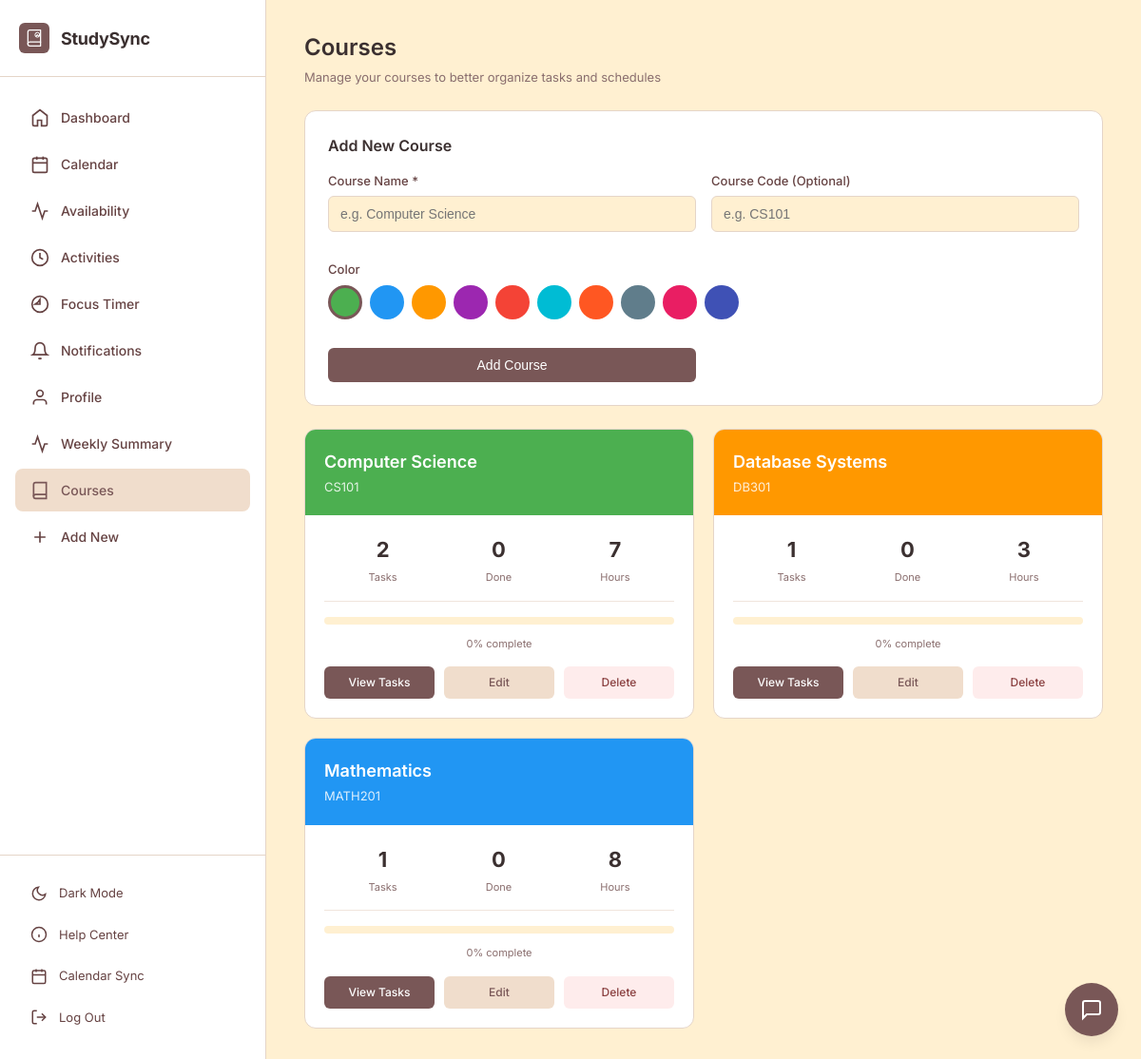
Page /add_course.php (signed in) on the committed database.
### tables this page shows
CREATE TABLE IF NOT EXISTS courses (
    id INT AUTO_INCREMENT PRIMARY KEY,
    user_id INT NOT NULL,
    course_name VARCHAR(255) NOT NULL,
    course_code VARCHAR(50),
    color VARCHAR(7) DEFAULT '#4CAF50',
    FOREIGN KEY (user_id) REFERENCES users(id) ON DELETE CASCADE
);

### add_course.php (the view, shortened to what this page needs)
<?php
require_once 'db_config.php';
$stmt = $pdo->prepare("SELECT * FROM courses WHERE user_id = ? ORDER BY course_name");
$stmt->execute([$_SESSION['user_id']]);
$courses = $stmt->fetchAll();
$course_stats = [];
foreach ($courses as $course) {
    $stmt = $pdo->prepare("SELECT COUNT(*) as total_tasks, SUM(CASE WHEN status = 'completed' THEN 1 ELSE 0 END) as completed_tasks, SUM(estimated_hours) as total_hours FROM tasks WHERE user_id = ? AND course_id = ?");
    $stmt->execute([$_SESSION['user_id'], $course['id']]);
    $course_stats[$course['id']] = $stmt->fetch();
}
?>
<!DOCTYPE html>
<html lang="en">
<head>
    <link rel="stylesheet" href="style.css">
</head>
<body>
    <div class="app-container">
        <?php require_once 'includes/sidebar.php'; ?>
        <main class="main-content">
            <div class="page-header">
                <h1>Courses</h1>
                <p>Manage your courses to better organize tasks and schedules</p>
            </div>
            <div class="add-form">
                <h2>Add New Course</h2>
                <form method="POST" style="display: grid; grid-template-columns: 1fr 1fr; gap: 16px;">
                    <?= csrf_field() ?><div class="form-group">
                        <label>Course Name *</label>
                        <input type="text" name="course_name" placeholder="e.g. Computer Science" required>
                    </div>
                    <div class="form-group">
                        <label>Course Code (Optional)</label>
                        <input type="text" name="course_code" placeholder="e.g. CS101">
                    </div>
                    <div class="form-group" style="grid-column: 1 / -1;">
                        <label>Color</label>
                        <div class="color-grid" id="colorGrid">
                            <?php
                            $color_opts = ['#4CAF50', '#2196F3', '#FF9800', '#9C27B0', '#F44336', '#00BCD4', '#FF5722', '#607D8B', '#E91E63', '#3F51B5'];
                            foreach ($color_opts as $c):
                            ?>
                                <div class="color-opt <?= $c === '#4CAF50' ? 'selected' : '' ?>" data-color="<?= $c ?>" style="background: <?= $c ?>" onclick="selectColor(this)"></div>
                            <?php endforeach; ?>
                        </div>
                    </div>
                    <button type="submit" name="add_course" class="btn-primary" style="padding: 10px; border: none; border-radius: var(--radius-sm); cursor: pointer; font-size: 14px;">Add Course</button>
                </form>
            </div>
            <?php if (count($courses) > 0): ?>
                <div class="courses-grid">
                    <?php foreach ($courses as $course):
                        $stats = $course_stats[$course['id']] ?? ['total_tasks' => 0, 'completed_tasks' => 0, 'total_hours' => 0];
                        $pct = $stats['total_tasks'] > 0 ? round(($stats['completed_tasks'] / $stats['total_tasks']) * 100) : 0;
                    ?>
                        <div class="course-card">
                            <div class="course-header" style="background: <?= htmlspecialchars($course['color']) ?>">
                                <div class="course-name"><?= htmlspecialchars($course['course_name']) ?></div>
                                <?php if ($course['course_code']): ?>
                                    <div class="course-code"><?= htmlspecialchars($course['course_code']) ?></div>
                                <?php endif; ?>
                            </div>
                            <div class="course-body">
                                <div class="course-stats">
                                    <div class="stat"><div class="stat-value"><?= $stats['total_tasks'] ?></div><div class="stat-label">Tasks</div></div>
                                    <div class="stat"><div class="stat-value"><?= $stats['completed_tasks'] ?></div><div class="stat-label">Done</div></div>
                                    <div class="stat"><div class="stat-value"><?= round($stats['total_hours']) ?></div><div class="stat-label">Hours</div></div>
                                </div>
                                <?php if ($stats['total_tasks'] > 0): ?>
                                    <div class="progress-bar"><div class="progress-fill" style="width: <?= $pct ?>%; background: <?= htmlspecialchars($course['color']) ?>"></div></div>
                                    <div class="progress-text"><?= $pct ?>% complete</div>
                                <?php endif; ?>
                                <div class="course-actions">
                                    <a href="dashboard.php?course_id=<?= $course['id'] ?>" class="btn-view">View Tasks</a>
                                    <a href="#" class="btn-edit" onclick="openEditModal(<?= $course['id'] ?>, '<?= htmlspecialchars(addslashes($course['course_name'])) ?>', '<?= htmlspecialchars(addslashes($course['course_code'] ?? '')) ?>', '<?= htmlspecialchars($course['color']) ?>')">Edit</a>
                                    <a href="?delete=<?= $course['id'] ?>" class="btn-del" onclick="return confirm('Delete this course? This cannot be undone.')">Delete</a>
                                </div>
                            </div>
                        </div>
                    <?php endforeach; ?>
                </div>
            <?php endif; ?>
        </main>
    </div>
</body>
</html>

### style.css (style rules this page uses)
:root { --bg-primary: #FFF0D1; --bg-secondary: #FFFFFF; --bg-sidebar: #FFFFFF; --bg-card: #FFFFFF; --text-primary: #3B3030; --text-secondary: #664343; --text-muted: #8A6E6E; --border: #E5D5C8; --border-light: #F0E5DC; --accent: #795757; --accent-hover: #664343; --accent-soft: #F0DDCC; --success: #5A7A5A; --warning: #A08050; --danger: #8A4040; --shadow-sm: 0 1px 3px 0 rgba(0, 0, 0, 0.06); --shadow-md: 0 4px 8px -2px rgba(0, 0, 0, 0.08); --shadow-lg: 0 8px 16px -4px rgba(0, 0, 0, 0.1); --radius-sm: 6px; --radius-md: 8px; --radius-lg: 12px; }
* { margin: 0; padding: 0; box-sizing: border-box; }
body { font-family: 'Inter', -apple-system, BlinkMacSystemFont, 'Segoe UI', sans-serif; background: var(--bg-primary); color: var(--text-primary); line-height: 1.5; -webkit-font-smoothing: antialiased; }
.app-container { display: flex; min-height: 100vh; }
.main-content { flex: 1; margin-left: 280px; padding: 32px 40px; }
.stat-value { font-size: 32px; font-weight: 700; margin-bottom: 4px; }
.stat-label { font-size: 13px; color: var(--text-secondary); }
.btn-primary { background: var(--accent); color: white; }

### add_course.php (style rules this page uses)
.page-header { margin-bottom: 24px; }
.page-header h1 { font-size: 24px; font-weight: 600; }
.page-header p { font-size: 13px; color: var(--text-muted); margin-top: 4px; }
.add-form { background: var(--bg-card); border: 1px solid var(--border); border-radius: var(--radius-lg); padding: 24px; margin-bottom: 24px; }
.add-form h2 { font-size: 16px; font-weight: 600; margin-bottom: 16px; }
.form-group { margin-bottom: 14px; }
.form-group label { display: block; font-size: 13px; font-weight: 500; color: var(--text-secondary); margin-bottom: 6px; }
.form-group input, .form-group select { width: 100%; padding: 10px 12px; background: var(--bg-primary); border: 1px solid var(--border); border-radius: var(--radius-sm); color: var(--text-primary); font-size: 14px; }
.color-grid { display: flex; gap: 8px; flex-wrap: wrap; }
.color-opt { width: 36px; height: 36px; border-radius: 50%; cursor: pointer; border: 3px solid transparent; transition: border-color 0.2s; }
.color-opt.selected { border-color: var(--accent); }
.courses-grid { display: grid; grid-template-columns: repeat(auto-fill, minmax(320px, 1fr)); gap: 20px; }
.course-card { background: var(--bg-card); border-radius: var(--radius-lg); border: 1px solid var(--border); overflow: hidden; transition: transform 0.2s, box-shadow 0.2s; }
.course-header { padding: 20px; color: white; }
.course-name { font-size: 18px; font-weight: 600; margin-bottom: 4px; }
.course-code { font-size: 13px; opacity: 0.85; }
.course-body { padding: 20px; }
.course-stats { display: flex; justify-content: space-around; margin-bottom: 16px; padding-bottom: 16px; border-bottom: 1px solid var(--border-light); }
.stat { text-align: center; }
.stat-value { font-size: 22px; font-weight: 700; color: var(--text-primary); }
.stat-label { font-size: 11px; color: var(--text-muted); margin-top: 2px; }
.progress-bar { background: var(--bg-primary); border-radius: 10px; height: 8px; margin: 12px 0; overflow: hidden; }
.progress-text { text-align: center; font-size: 11px; color: var(--text-muted); }
.course-actions { display: flex; gap: 10px; margin-top: 16px; }
.course-actions a, .course-actions button { flex: 1; padding: 8px; border: none; border-radius: var(--radius-sm); cursor: pointer; font-size: 12px; font-weight: 500; text-align: center; text-decoration: none; }
.btn-view { background: var(--accent); color: white; }
.btn-del { background: rgba(239,68,68,0.1); color: var(--danger); }
.btn-edit { background: var(--accent-soft); color: var(--accent); }

### rows in the picture
courses: course_name "Computer Science", course_code "CS101", total_tasks "2", completed_tasks "0", total_hours "7", pct "0"
courses: course_name "Database Systems", course_code "DB301", total_tasks "1", completed_tasks "0", id "3", pct "0"
courses: course_name "Mathematics", course_code "MATH201", total_tasks "1", completed_tasks "0", total_hours "8", pct "0"
